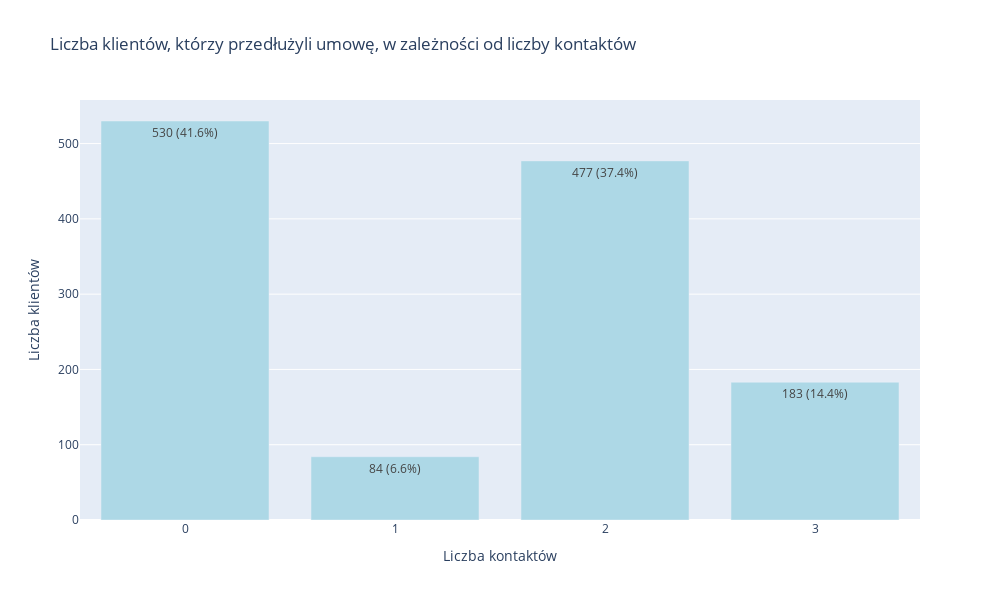

Notebook code cell kept with this figure:
### Markdown cell above
### Przedłużenie / nie przedłużenie umowy a ilosć kontaktów

### Code cell
# Grupujemy dane i liczymy ilość klientów dla każdej liczby kontaktów
customers_by_contacts = retained_customers['Number of Contacts'].value_counts().sort_index().reset_index()
customers_by_contacts.columns = ['Number of Contacts', 'Number of Customers']

# Obliczamy procent klientów
total_customers = customers_by_contacts['Number of Customers'].sum()
customers_by_contacts['Percent'] = (customers_by_contacts['Number of Customers'] / total_customers * 100).round(1)

# Tworzymy wykres
fig = go.Figure()

# Dodajemy słupki
fig.add_trace(go.Bar(
    x=customers_by_contacts['Number of Contacts'],
    y=customers_by_contacts['Number of Customers'],
    text=[f"{count} ({percent}%)" for count, percent in zip(customers_by_contacts['Number of Customers'], customers_by_contacts['Percent'])],
    textposition='auto',
    marker_color='lightblue',
    name='Liczba klientów'
))

# Aktualizacja układu wykresu
fig.update_layout(
    title_text='Liczba klientów, którzy przedłużyli umowę, w zależności od liczby kontaktów',
    xaxis_title='Liczba kontaktów',
    yaxis_title='Liczba klientów',
    height=600,
    width=1000
)

# Ustawienie osi X na wartości całkowite
fig.update_xaxes(tickmode='linear', tick0=0, dtick=1)

# Wyświetlenie wykresu
fig.show()


print(f"Całkowita liczba klientów, którzy przedłużyli umowę: {total_customers}")
for _, row in customers_by_contacts.iterrows():
    print(f"Liczba kontaktów: {row['Number of Contacts']}, Liczba klientów: {row['Number of Customers']} ({row['Percent']}%)")

### Figure 1 — Plotly figure (JSON) as saved in the notebook; plotly's stock layout.template omitted (floating-point values rounded to 4 significant figures)
{"data": [{"marker": {"color": "lightblue"}, "name": "Liczba klientów", "text": ["530 (41.6%)", "84 (6.6%)", "477 (37.4%)", "183 (14.4%)"], "textposition": "auto", "type": "bar", "x": [0, 1, 2, 3], "y": [530, 84, 477, 183]}], "layout": {"height": 600, "title": {"text": "Liczba klientów, którzy przedłużyli umowę, w zależności od liczby kontaktów"}, "width": 1000, "xaxis": {"dtick": 1, "tick0": 0, "tickmode": "linear", "title": {"text": "Liczba kontaktów"}}, "yaxis": {"title": {"text": "Liczba klientów"}}}}
